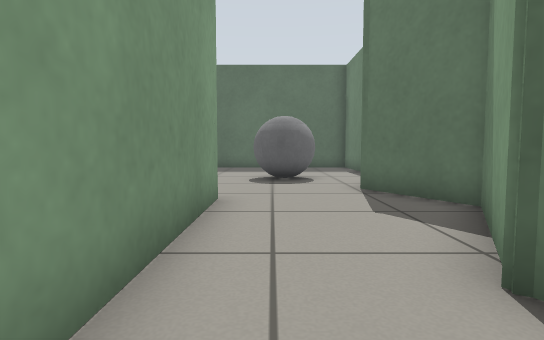
view 1 (above)

22 first-person views from a walk through a robot-simulator world made for Gazebo. The camera is 0.5 m above the floor, tilts 4° down and sees 80° across. The floor is counted in squares, 0.5 m on a side. Each view is taken from the middle of a square. On the plan, view 1 faces up. The plan holds only what a view shows up to about 12 squares ahead; the rest is blank.

view 2
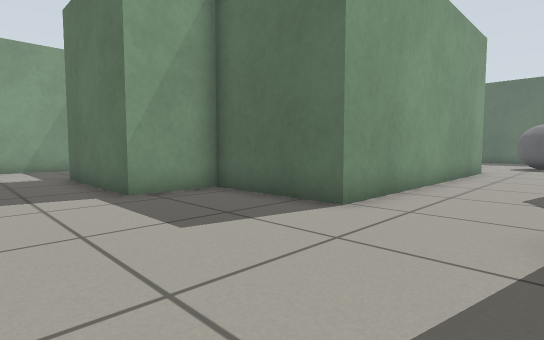

view 3
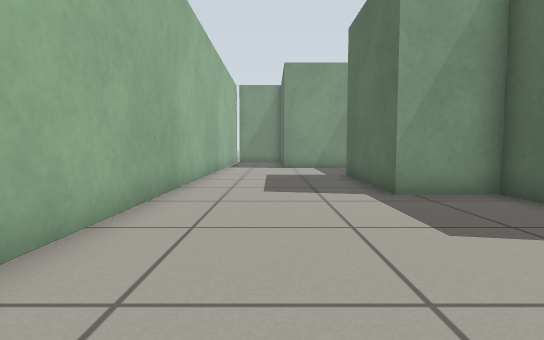

view 4
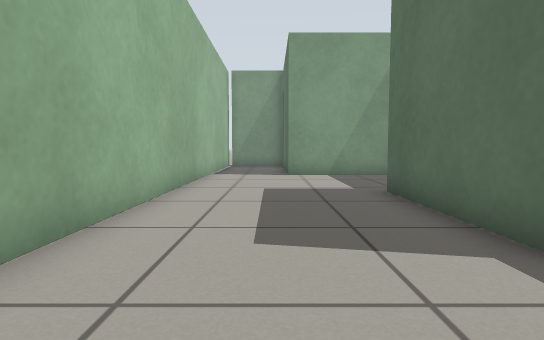

view 5
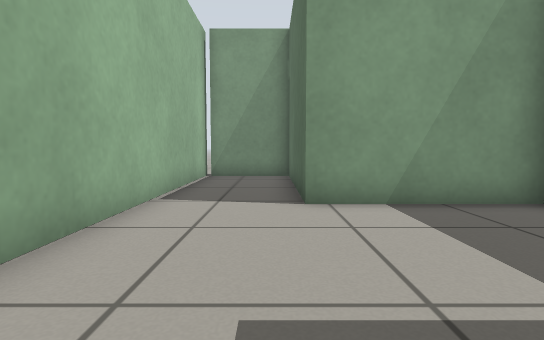

view 6
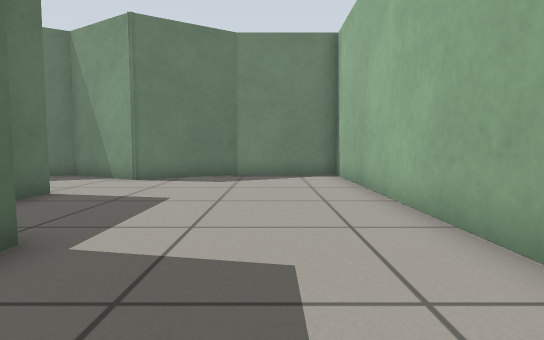

view 7
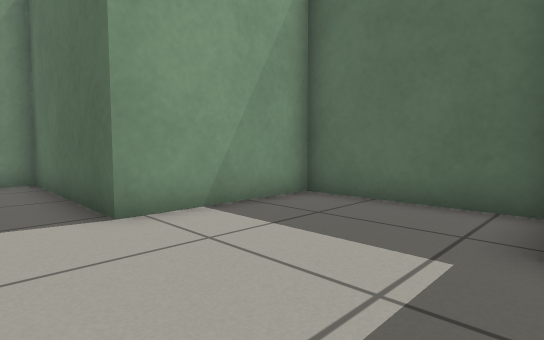

view 8
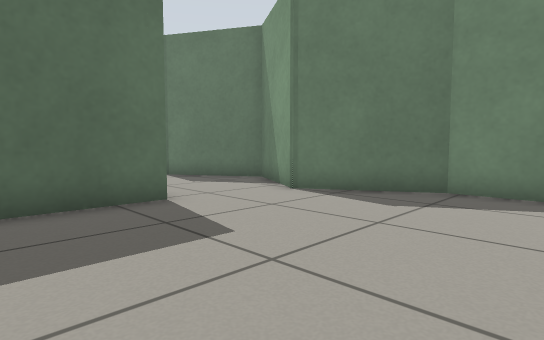

view 9
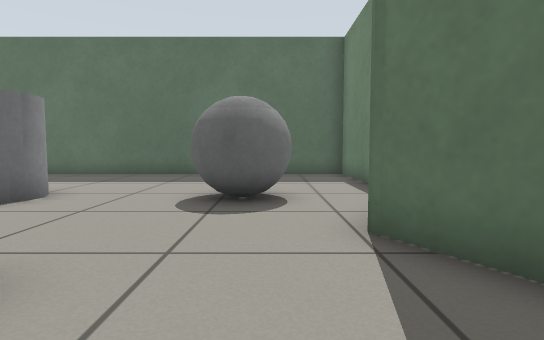

view 10
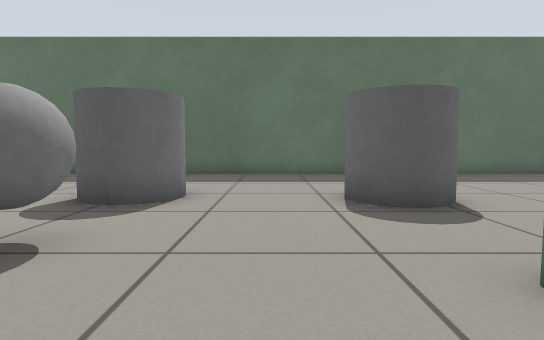

view 11
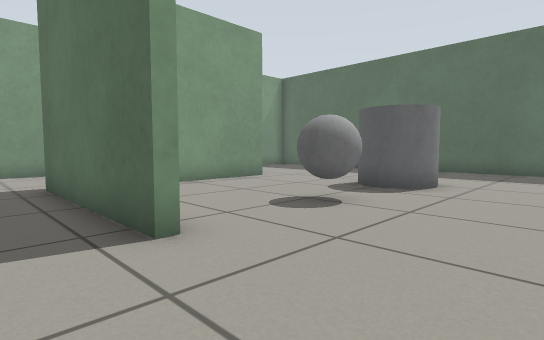

view 12
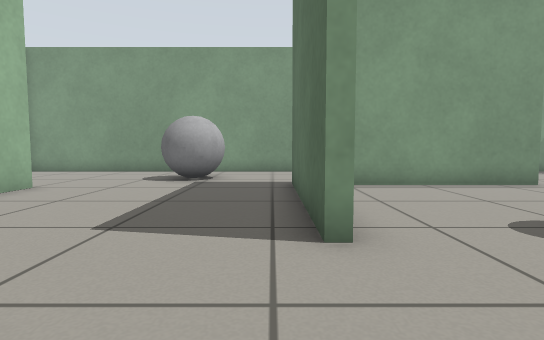

view 13
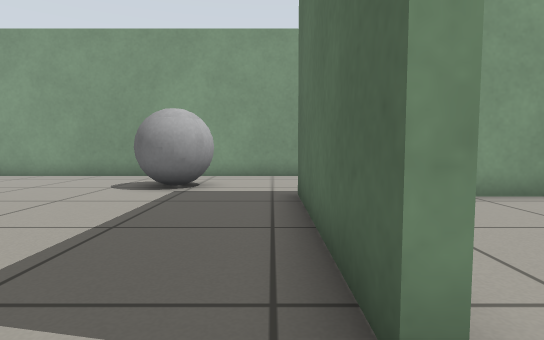

view 14
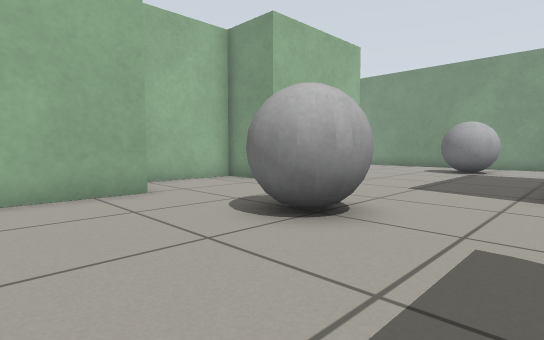

view 15
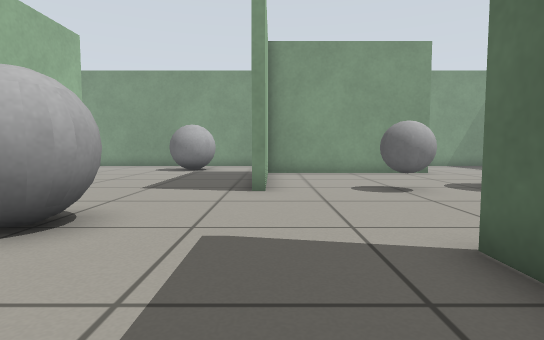

view 16
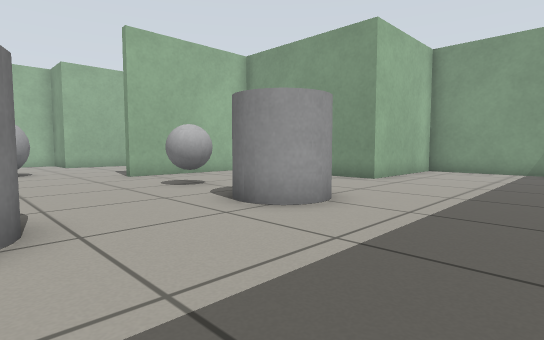

view 17
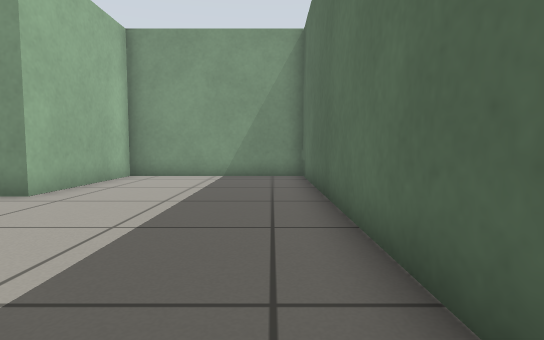

view 18
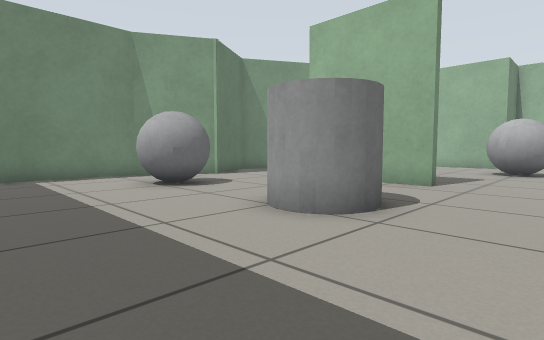

view 19
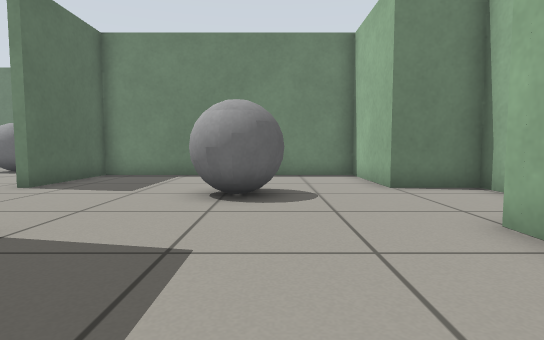

view 20
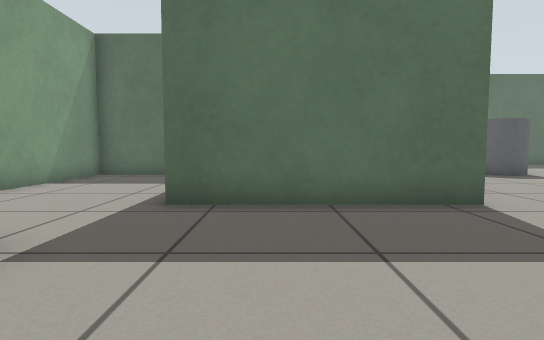

view 21
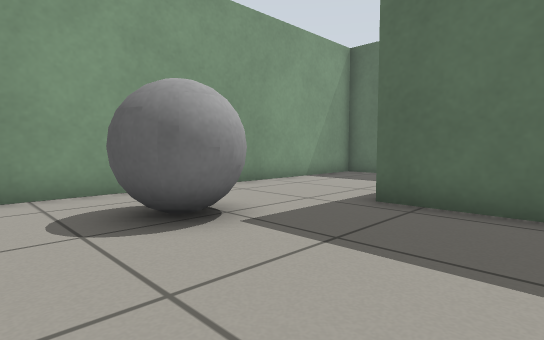

view 22
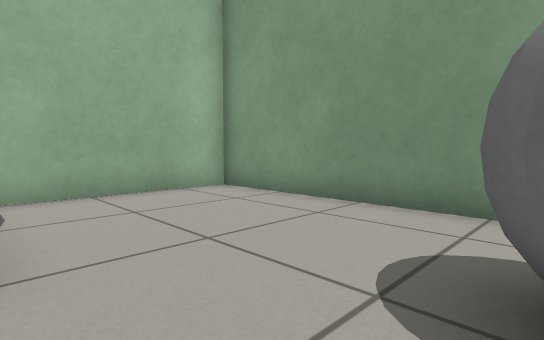

### Floor plan
Ten units are one square. View 1 is at (0, 0); x grows to the right and y downward. Boxes are objects, and circles mark ways between rooms. Rooms are numbered by the first view taken in them; rooms with no view inside come last. Other rooms are left out.
<svg viewBox="-201 -166 242 274">
<path fill="none" stroke="#000" d="M-94 32 -137 32 -137 74 -193 74 -193 101M-11 -45 -11 32 -48 32 -48 54 -94 54M-196 103 36 103 36 68 19 38 35 10 17 -22 22 -31M-51 -60 -51 -63 -11 -63 -11 -45M-125 -39 -92 -39M24 -81 36 -103 36 -161 -193 -161 -193 -101 -145 -101 -145 -51M22 -31 35 -54 21 -79M-92 -35 -149 -35M-140 29 -90 29 -90 51 -51 51 -51 29 -14 29 -14 -60 -51 -60M-169 -97 -193 -97 -193 71 -145 71"/>
<rect x="-115" y="-115" width="30" height="20" fill="#bbb"><title>grey cylinder</title></rect>
<rect x="-105" y="-85" width="20" height="20" fill="#bbb"><title>grey ball</title></rect>
<rect x="-55" y="-115" width="20" height="20" fill="#bbb"><title>grey cylinder</title></rect>
<rect x="-5" y="-115" width="20" height="20" fill="#bbb"><title>grey ball</title></rect>
<rect x="-175" y="-15" width="20" height="20" fill="#bbb"><title>grey ball</title></rect>
<rect x="-75" y="-15" width="30" height="20" fill="#bbb"><title>grey ball</title></rect>
<circle cx="5" cy="-45" r="3" fill="#2a7"/>
<circle cx="-75" cy="-58" r="3" fill="#2a7"/>
<text x="-60" y="60">1</text>
<text x="-70" y="-110">2</text>
<text x="-120" y="-10">3</text>
</svg>
Room 1 opens to room 2. Room 2 opens to room 3.

Where each view was taken, in squares from view 1:
view 1: 0 up, 0 right, facing up
view 2: 8 down, 2 right, facing up-left
view 3: 8 down, 2 right, facing left
view 4: 8 down, 2 left, facing left
view 5: 8 down, 8 left, facing left
view 6: 8 down, 8 left, facing right
view 7: 9 down, 9 left, facing up-left
view 8: 9 down, 4 left, facing up-right
view 9: 4 up, 1 right, facing up
view 10: 4 up, 7 left, facing up
view 11: 2 up, 6 left, facing up-left
view 12: 3 up, 6 left, facing left
view 13: 3 up, 8 left, facing left
view 14: 4 up, 2 left, facing down-left
view 15: 4 up, 2 left, facing left
view 16: 15 up, 5 left, facing down-left
view 17: 15 up, 8 left, facing left
view 18: 15 up, 8 left, facing down-right
view 19: 0 up, 13 left, facing right
view 20: 2 down, 13 left, facing up
view 21: 2 down, 12 left, facing up-left
view 22: 0 up, 14 left, facing down-left
